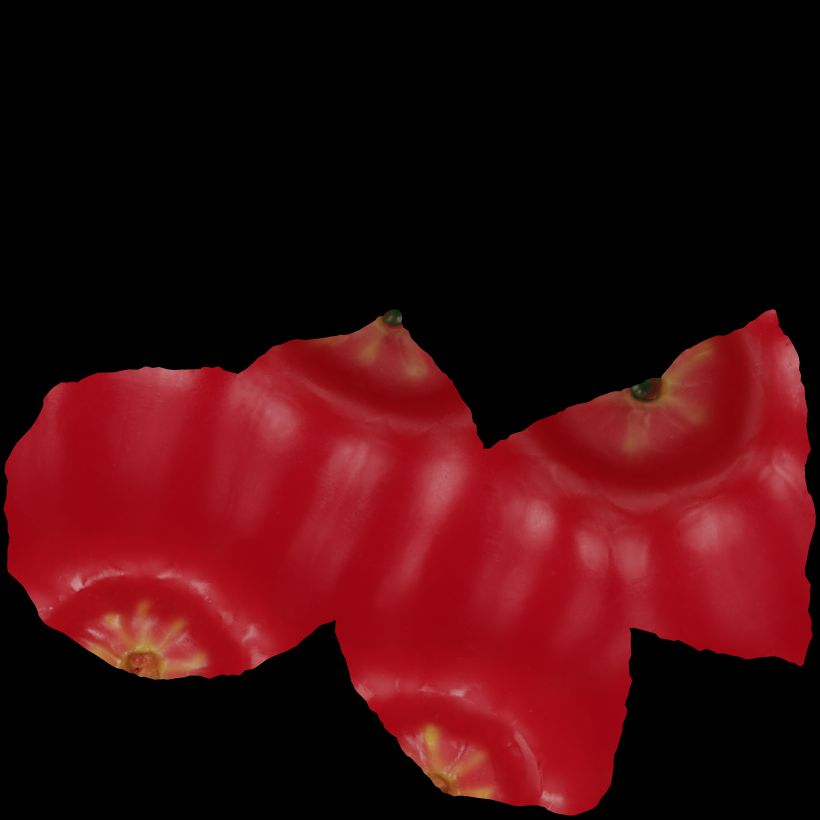
#> input picture notebooks/ycb_assets/013_apple/google_16k/texture_map.png, 4096 x 4096 px, given in place of airplane.png, which was not available (shown at 1/5 size)
$ jupyter execute --allow-errors functions.ipynb
#> lines starting #> are read from the running program, lines starting #| are printed output that depends on the picture; after the words box and inside, x2 and y2 are one past the last pixel; in counts of white or black regions, pixels touching at a corner belong together; pictures that were not available may be replaced by others from this repository, and a replacement may not be noted
[cell 1]
import cv2
import numpy as np
import matplotlib.pyplot as plt
from google.colab import files  # this lets you upload files

def get_contours(img, lower_color, upper_color, min_area=500):
    hsv_img = cv2.cvtColor(img, cv2.COLOR_BGR2HSV)
    mask = cv2.inRange(hsv_img, lower_color, upper_color)
    contours, _ = cv2.findContours(mask, cv2.RETR_EXTERNAL, cv2.CHAIN_APPROX_SIMPLE)
    filtered_contours = [c for c in contours if cv2.contourArea(c) >= min_area]
    return filtered_contours, mask

[cell 2]
uploaded = files.upload()
#> the answer given: texture_map.png

[cell 3]
img = cv2.imread('airplane.png')  # use the exact file name you uploaded
#> img is the input picture: shape (4096, 4096, 3); mean B, G, R 13.7, 10.3, 62.4

lower_airplane = np.array([0, 0, 20])
upper_airplane = np.array([90, 255, 150])

[cell 4]
contours, mask = get_contours(img, lower_airplane, upper_airplane)
#> in get_contours, `hsv_img = cv2.cvtColor(img, cv2.COLOR_BGR2HSV)`: hsv_img: shape (4096, 4096, 3); mean H, S, V 63.7, 83.8, 62.4
#> in get_contours, `mask = cv2.inRange(hsv_img, lower_color, upper_color)`:
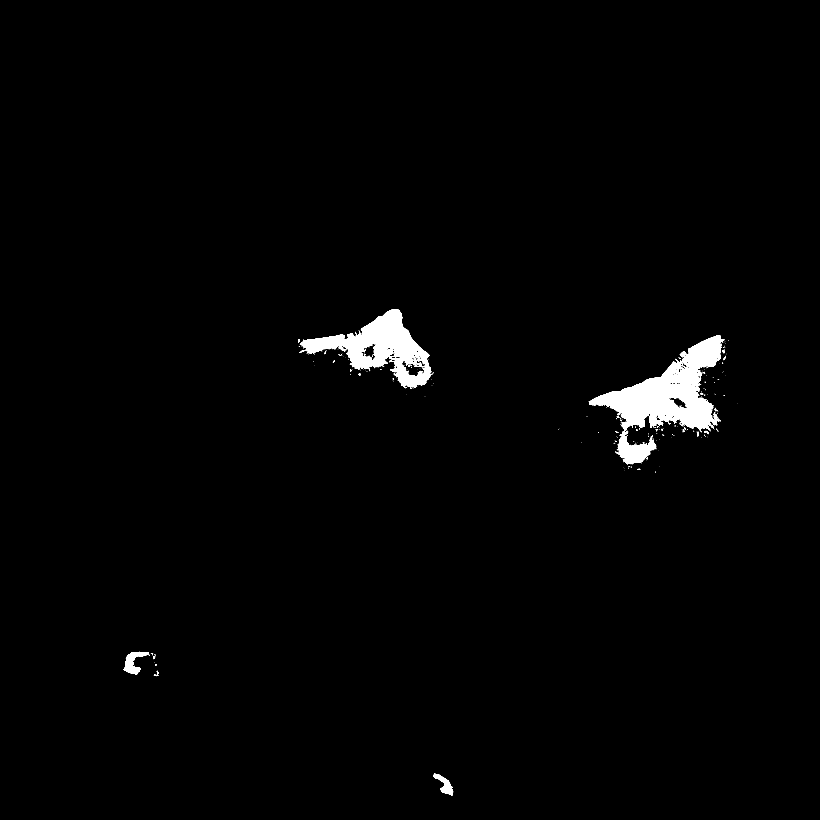
#> mask: shape (4096, 4096) (shown at 1/5 size); 1.5% white; 582 white regions (534 under 20 px)
#> in get_contours, `contours, _ = cv2.findContours(mask, cv2.RETR_EXTERNAL, cv2.CHAIN_APPR..`: contours = 552 contours, 523 with area under 20; largest, box (x1, y1, x2, y2) and area: (2944, 1677, 3623, 2322) 145770, (1500, 1546, 2162, 1940) 94674, (617, 3259, 749, 3375) 5944, (2165, 3868, 2266, 3978) 3963, (3399, 1755, 3432, 1786) 538
#> in get_contours, `filtered_contours = [c for c in contours if cv2.contourArea(c) >= min_..`: filtered_contours = 5 contours; box (x1, y1, x2, y2) and area: (2944, 1677, 3623, 2322) 145770, (1500, 1546, 2162, 1940) 94674, (617, 3259, 749, 3375) 5944, (2165, 3868, 2266, 3978) 3963, (3399, 1755, 3432, 1786) 538
#> contours has the same summary as filtered_contours in get_contours

# Draw the contours
output_img = img.copy()
cv2.drawContours(output_img, contours, -1, (0, 0, 255), 2)

# Display
plt.figure(figsize=(10,5))
plt.subplot(1,2,1)
plt.title('Mask')
plt.imshow(mask, cmap='gray')
plt.axis('off')

plt.subplot(1,2,2)
plt.title('Contours')
plt.imshow(cv2.cvtColor(output_img, cv2.COLOR_BGR2RGB))
plt.axis('off')
plt.show()
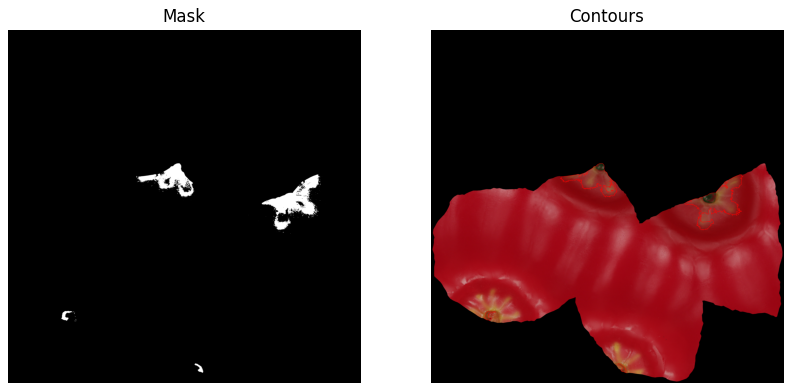
#> figure drawn by matplotlib, 2 panels

[cell 5]
uploaded = files.upload()
#> the answer given: texture_map.png

[cell 6]
img = cv2.imread('mug.png')  # change filename
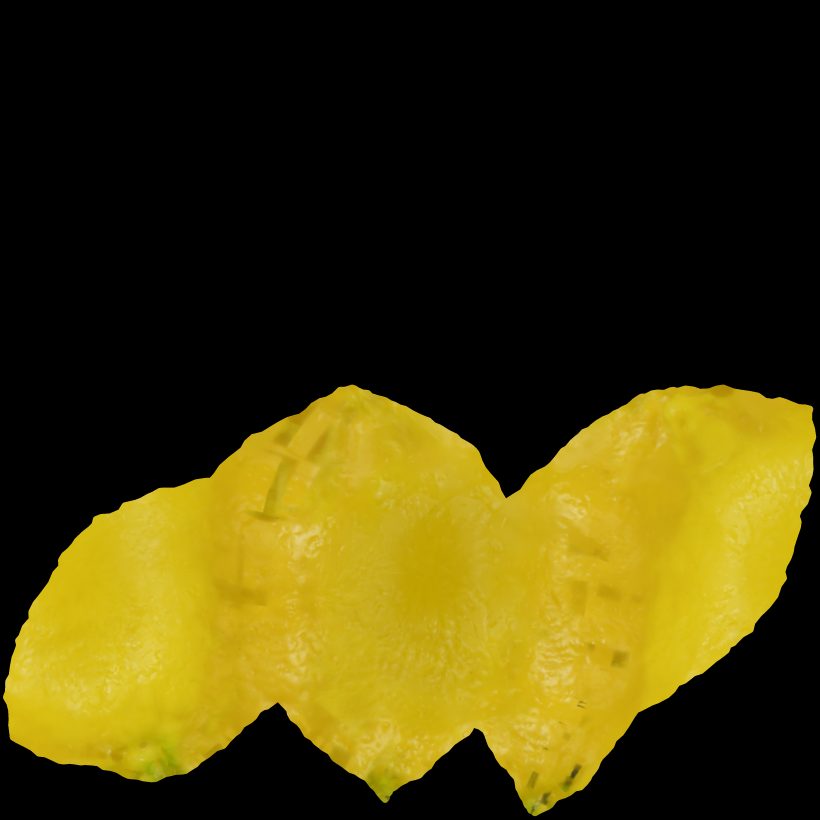
#> input picture notebooks/ycb_assets/014_lemon/google_16k/texture_map.png, 4096 x 4096 px, given in place of mug.png, which was not available (shown at 1/5 size)
#> img is the input picture: shape (4096, 4096, 3); mean B, G, R 9.4, 61.8, 71.7

lower_mug = np.array([0, 165, 30])
upper_mug = np.array([179, 255, 150])

[cell 7]
contours, mask = get_contours(img, lower_mug, upper_mug)
#> call 2 of get_contours, with lower_color = array of shape (3,), upper_color = array of shape (3,), min_area = 500
#> in get_contours (call 2), `hsv_img = cv2.cvtColor(img, cv2.COLOR_BGR2HSV)`: hsv_img: shape (4096, 4096, 3); mean H, S, V 8.7, 77, 71.7
#> in get_contours (call 2), `mask = cv2.inRange(hsv_img, lower_color, upper_color)`:
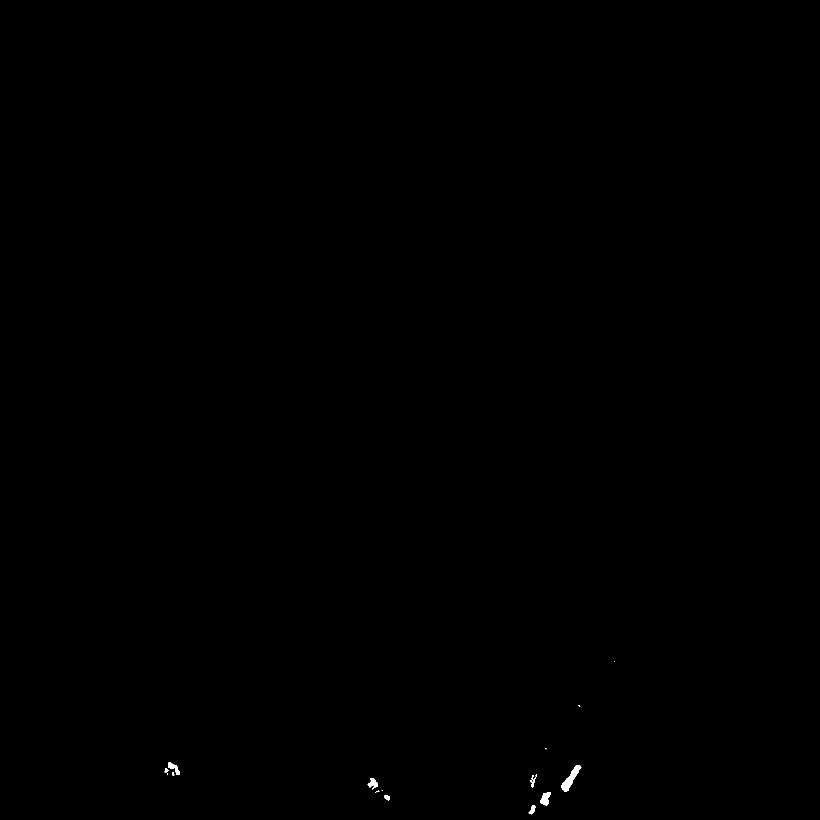
#> mask: shape (4096, 4096) (shown at 1/5 size); 0.07% white; 18 white regions (5 under 20 px)
#> in get_contours (call 2), `contours, _ = cv2.findContours(mask, cv2.RETR_EXTERNAL, cv2.CHAIN_APPR..`: contours = 18 contours, 6 with area under 20; largest, box (x1, y1, x2, y2) and area: (2806, 3825, 2906, 3958) 4282, (2700, 3961, 2753, 4026) 2011, (840, 3811, 897, 3874) 1334, (1839, 3890, 1890, 3947) 1242, (2643, 4025, 2677, 4071) 692
#> in get_contours (call 2), `filtered_contours = [c for c in contours if cv2.contourArea(c) >= min_..`: filtered_contours = 5 contours; box (x1, y1, x2, y2) and area: (2806, 3825, 2906, 3958) 4282, (2700, 3961, 2753, 4026) 2011, (840, 3811, 897, 3874) 1334, (1839, 3890, 1890, 3947) 1242, (2643, 4025, 2677, 4071) 692
#> contours has the same summary as filtered_contours in get_contours

# Draw the contours
output_img = img.copy()
cv2.drawContours(output_img, contours, -1, (0, 0, 255), 2)

# Display
plt.figure(figsize=(10,5))
plt.subplot(1,2,1)
plt.title('Mask')
plt.imshow(mask, cmap='gray')
plt.axis('off')

plt.subplot(1,2,2)
plt.title('Contours')
plt.imshow(cv2.cvtColor(output_img, cv2.COLOR_BGR2RGB))
plt.axis('off')
plt.show()
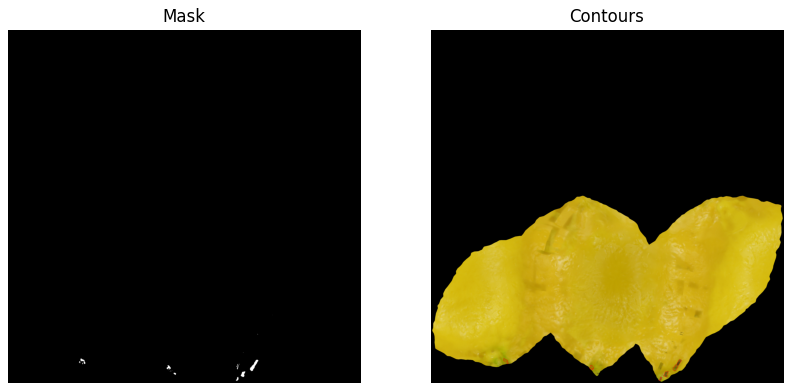
#> figure drawn by matplotlib, 2 panels

[cell 8]
uploaded = files.upload()
#> the answer given: texture_map.png

[cell 9]
img = cv2.imread('bleach cleansor.png')  # change filename

lower_bleach = np.array([10, 5, 95])
upper_bleach = np.array([100, 255, 196])

[cell 10]
contours, mask = get_contours(img, lower_bleach, upper_bleach)
#> call 3 of get_contours, with lower_color = array of shape (3,), upper_color = array of shape (3,), min_area = 500
#> in get_contours (call 3), `mask = cv2.inRange(hsv_img, lower_color, upper_color)`:
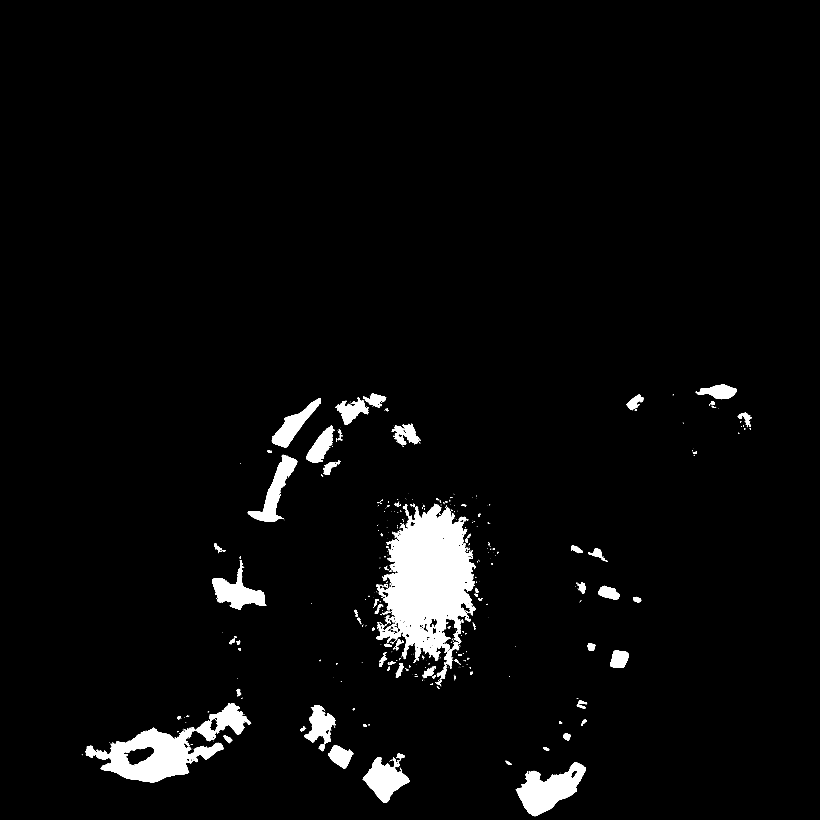
#> mask: shape (4096, 4096) (shown at 1/5 size); 3.5% white; 634 white regions (440 under 20 px)
#> in get_contours (call 3), `contours, _ = cv2.findContours(mask, cv2.RETR_EXTERNAL, cv2.CHAIN_APPR..`: contours = 615 contours, 473 with area under 20; largest, box (x1, y1, x2, y2) and area: (1881, 2520, 2378, 3305) 232224, (427, 3635, 1118, 3912) 92904, (2579, 3810, 2929, 4081) 46252, (1814, 3787, 2048, 4015) 26532, (1060, 2802, 1331, 3047) 24794
#> in get_contours (call 3), `filtered_contours = [c for c in contours if cv2.contourArea(c) >= min_..`: filtered_contours = 37 contours; largest, box (x1, y1, x2, y2) and area: (1881, 2520, 2378, 3305) 232224, (427, 3635, 1118, 3912) 92904, (2579, 3810, 2929, 4081) 46252, (1814, 3787, 2048, 4015) 26532, (1060, 2802, 1331, 3047) 24794
#> contours has the same summary as filtered_contours in get_contours

# Draw the contours
output_img = img.copy()
cv2.drawContours(output_img, contours, -1, (0, 0, 255), 2)

# Display
plt.figure(figsize=(10,5))
plt.subplot(1,2,1)
plt.title('Mask')
plt.imshow(mask, cmap='gray')
plt.axis('off')

plt.subplot(1,2,2)
plt.title('Contours')
plt.imshow(cv2.cvtColor(output_img, cv2.COLOR_BGR2RGB))
plt.axis('off')
plt.show()
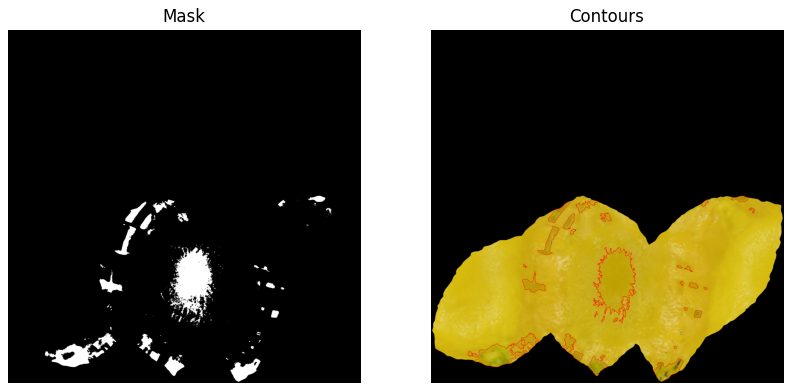
#> figure drawn by matplotlib, 2 panels

[cell 11]
uploaded = files.upload()
#> the answer given: texture_map.png

[cell 12]
img = cv2.imread('soccer ball.png')  # change filename

lower_soccer = np.array([0, 0, 10])
upper_soccer = np.array([180, 120, 183])

#> (a cell that did not finish here is left out)


# Draw the contours
output_img = img.copy()
cv2.drawContours(output_img, contours, -1, (0, 0, 255), 2)

# Display
plt.figure(figsize=(10,5))
plt.subplot(1,2,1)
plt.title('Mask')
plt.imshow(mask, cmap='gray')
plt.axis('off')

plt.subplot(1,2,2)
plt.title('Contours')
plt.imshow(cv2.cvtColor(output_img, cv2.COLOR_BGR2RGB))
plt.axis('off')
plt.show()

[cell 14]
uploaded = files.upload()
#> the answer given: texture_map.png

[cell 15]
img = cv2.imread('tennis ball.png')  # change filename

lower_tennis = np.array([30, 114, 28])
upper_tennis = np.array([50, 240, 249])

#> (a cell that did not finish here is left out)

[cell 17]
uploaded = files.upload()
#> the answer given: texture_map.png

[cell 18]
img = cv2.imread('cardboard.png')  # change filename

lower_cardboard = np.array([10, 50, 100])
upper_cardboard = np.array([30, 180, 200])

#> (a cell that did not finish here is left out)

[cell 20]
uploaded = files.upload()
#> the answer given: texture_map.png

[cell 21]
img = cv2.imread('apple.png')  # change filename

lower_apple = np.array([0, 100, 90])
upper_apple = np.array([255, 255, 255])

#> (a cell that did not finish here is left out)

[cell 23]
uploaded = files.upload()
#> the answer given: texture_map.png

[cell 24]
img = cv2.imread('pear.png')  # change filename

lower_pear = np.array([15, 30, 80])
upper_pear = np.array([45, 255, 255])

#> (a cell that did not finish here is left out)

[cell 26]
uploaded = files.upload()
#> the answer given: texture_map.png

[cell 27]
img = cv2.imread('strawberry.png')  # change filename

lower_strawberry = np.array([0, 50, 30])
upper_strawberry = np.array([255, 255, 255])

#> (a cell that did not finish here is left out)

[cell 29]
uploaded = files.upload()
#> the answer given: texture_map.png
